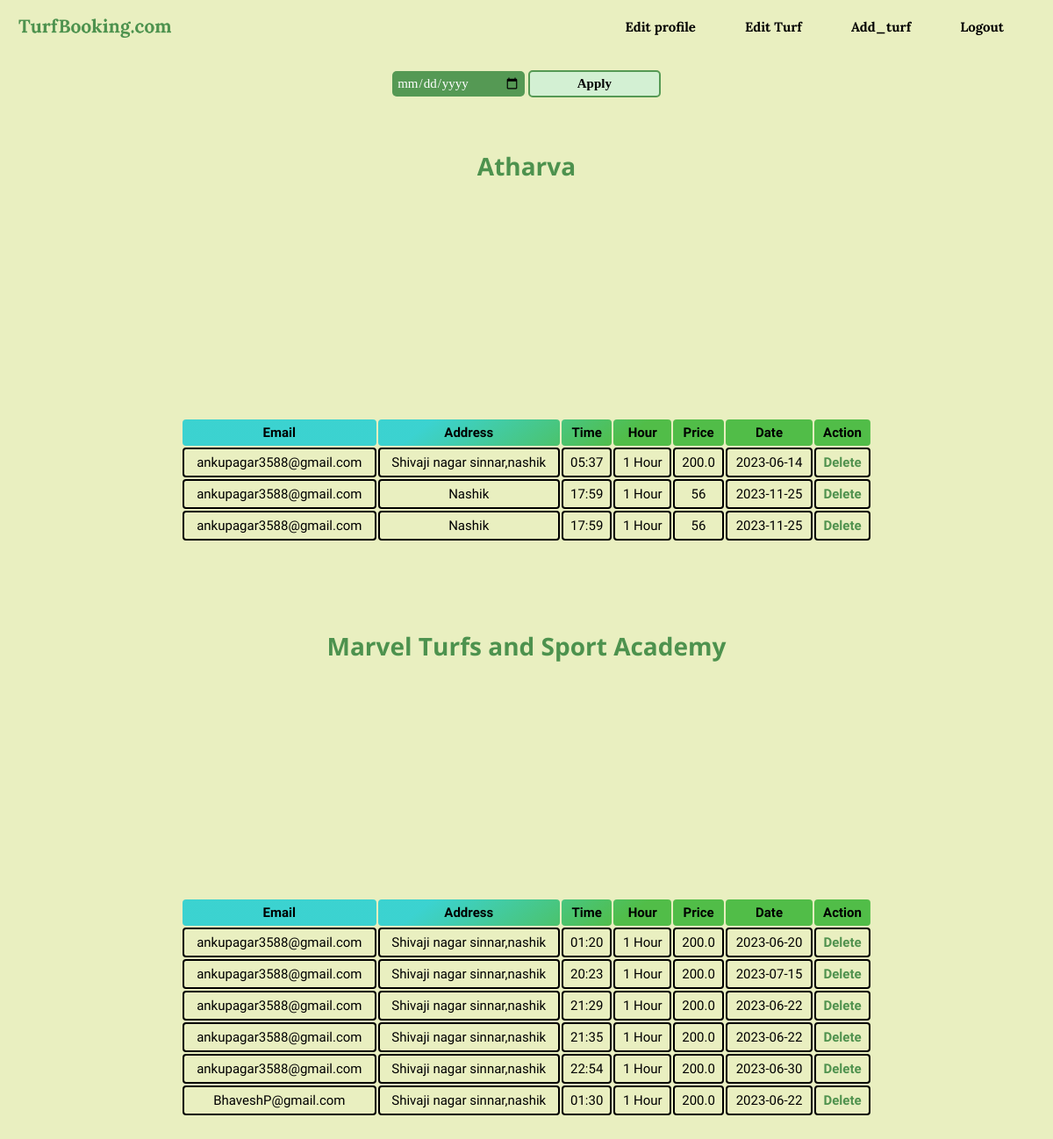
Page /Owner/Dash.php (signed in) on the committed database.
### tables this page shows
CREATE TABLE `book_turf` (
  `email` varchar(100) NOT NULL,
  `address` varchar(50) NOT NULL,
  `time` varchar(50) NOT NULL,
  `tp` varchar(50) NOT NULL,
  `price` varchar(50) NOT NULL,
  `tname` varchar(50) NOT NULL,
  `date` date DEFAULT current_timestamp()
);

### Owner/Dash.php (the view, shortened to what this page needs)
<?php
include ("../connection.php");
?>
<!DOCTYPE html>
<html lang="en">
<head>
    <link rel="stylesheet" href="../css/regi.css">
    <link rel="stylesheet" href="../css/new_home.css">
    <link rel="stylesheet" href="../css/login.css">
    <link rel="stylesheet" href="../css/tab.css">
    <link rel="stylesheet" href="../css//turf.css">
</head>
<body>
<div class="header">
    <div class="left_header">
    <a href="../index.html"><img src="../images/logo1.png" alt=""></a>
    </div>
    <div class="right_header">
        <div class="menu">
            <li><a href="edit_profile.php">Edit profile</a></li>
            <li><a href="ed_turf.php">Edit Turf</a></li>
            <li><a href="Add_turf.php">Add_turf</a></li>
            <li><a href="o_logout.php">Logout</a></li>
        </div>
    </div>
</div>
<form class="fillf" method="post" action="<?php echo $_SERVER['PHP_SELF']; ?>">
   <input type="date" name="date" id="" >
   <input type="submit" value="Apply">
</form>
<?php
if (isset($_SESSION['OwnerLoggedIn'])) {
    $username = $_SESSION['OwnerLoggedIn'];
    try {
        $stmt = $conn->prepare("SELECT tname FROM turfs WHERE email = ?");
        $stmt->execute([$username]);
        $tname_arr = $stmt->fetchAll(PDO::FETCH_COLUMN);
        foreach ($tname_arr as $tname) {
            $stmt1 = $conn->prepare("SELECT * FROM book_turf WHERE tname = ?");
            $stmt1->execute([$tname]);
            $results = $stmt1->fetchAll(PDO::FETCH_ASSOC);
            if (!empty($results)) {
                echo "<div class='headin'>";
                echo "<h1>$tname</h1>";
                echo "</div>";
                echo "<div class='table_contain'>";
                echo "<table class='tab'>";
                echo "<tr class='t_head'>";
                echo "<th>Email</th>";
                echo "<th>Address</th>";
                echo "<th>Time</th>";
                echo "<th>Hour</th>";
                echo "<th>Price</th>";
                echo "<th>Date</th>";
                echo "<th>Action</th>";
                echo "</tr>";
                foreach ($results as $row1) {
                    echo "<tr>";
                    echo "<td>{$row1['email']}</td>";
                    echo "<td>{$row1['address']}</td>";
                    echo "<td>{$row1['time']}</td>";
                    echo "<td>{$row1['tp']}</td>";
                    echo "<td>{$row1['price']}</td>";
                    echo "<td>{$row1['date']}</td>";
                    echo "<td><a onclick=\"del_confirm('Are you Sure want to delete this record?','delete.php?time={$row1['time']}&email={$row1['email']}&date={$row1['date']}')\" href='delete.php'>Delete</a></td>";
                    echo "</tr>";
                }
                echo "</table>";
                echo "</div>";
            }
        }
    } catch (PDOException $e) {
        echo "An error occurred: " . $e->getMessage();
    } finally {
        $conn = null;
    }
}
?>
</body>
</html>

### css/regi.css (style rules this page uses)
* { margin: 0; padding: 0; box-sizing: border-box; font-size: 15px; }
body { background-color: #B4E197; }
.header { display: flex; width: 100%; padding: 21px; }
.header .left_header { width: 50%; }
.header .left_header img { width: 30%; }
.header .right_header { width:50%; display:flex; }
.header .right_header .menu { display: flex; position: absolute; right: 0px; padding-right: 56px; }
.header .right_header .menu li { list-style: none; padding-left: 56px; }
.header .right_header .menu li a { text-decoration: none; color: rgb(0, 0, 0); font-family: 'Lora'; font-size: 15px; font-weight: bold; }

### css/new_home.css (style rules this page uses)
* { box-sizing: border-box; margin: 0; padding: 0; scroll-behavior: smooth; }

### css/tab.css (style rules this page uses)
* { margin: 0; padding: 0; box-sizing: border-box; }
.table_contain { display: flex; margin: auto; justify-content: center; width: 100%; padding-bottom: 52px; }
.table_contain .tab { width: 788px; margin-top: 47px; }
.table_contain .tab .t_head { background: linear-gradient(142deg, #32d1d1f2 34.68%, #51bd48 64.89%); }
.table_contain .tab tr th { color: black; margin-top: 47px; padding: 6px; font-family: 'KADWA'; border-radius: 4px; text-align-last: center; }
.table_contain .tab tr td { padding: 6px; color: black; border: 2px solid; border-radius: 4px; text-align-last: center; font-family: 'KADWA'; }
.table_contain .tab tr td a { font-family: Kadwa; text-decoration: none; color: #50924e; font-weight: bold; }
h1 { display: flex; padding: 13px; color: #488949; margin-top: 34px; margin-bottom: 208px; text-align: center; justify-content: center; }
.headin h1 { color: #4d924e; font-size: 28px; font-family: 'Open Sans'; }

### css/turf.css (style rules this page uses)
* { margin: 0; padding: 0; box-sizing: border-box; }
.fillf { padding: 12px; text-align: -webkit-center; }
.fillf input[type="date"] { border: none; border-radius: 5px; padding: 5px; font-family: 'Poppins'; width: 151px; color: white; background: #559954; }
.fillf input[type="submit"] { border: none; border-radius: 5px; padding: 5px; border: 2px solid #559954; font-family: 'Poppins'; width: 151px; font-weight: 900; color: rgb(0, 0, 0); background: #cdf1d7cc; backdrop-filter: blur(2px); transition: all 0.3s ease; }

### Owner/Dash.php (style rules this page uses)
body { background-color: #e9efc0; height: 100%; }

### rows in the picture
book_turf: email "ankupagar3588@gmail.com", address "Shivaji nagar sinnar,nashik", time "05:37", tp "1 Hour", price "200.0", date "2023-06-14"
book_turf: email "ankupagar3588@gmail.com", address "Nashik", time "17:59", tp "1 Hour", price "56", date "2023-11-25"
book_turf: email "ankupagar3588@gmail.com", address "Nashik", time "17:59", tp "1 Hour", price "56", date "2023-11-25"
book_turf: email "ankupagar3588@gmail.com", address "Shivaji nagar sinnar,nashik", time "01:20", tp "1 Hour", price "200.0", date "2023-06-20"
book_turf: email "ankupagar3588@gmail.com", address "Shivaji nagar sinnar,nashik", time "20:23", tp "1 Hour", price "200.0", date "2023-07-15"
book_turf: email "ankupagar3588@gmail.com", address "Shivaji nagar sinnar,nashik", time "21:29", tp "1 Hour", price "200.0", date "2023-06-22"
book_turf: email "ankupagar3588@gmail.com", address "Shivaji nagar sinnar,nashik", time "21:35", tp "1 Hour", price "200.0", date "2023-06-22"
book_turf: email "ankupagar3588@gmail.com", address "Shivaji nagar sinnar,nashik", time "22:54", tp "1 Hour", price "200.0", date "2023-06-30"
book_turf: email "BhaveshP@gmail.com", address "Shivaji nagar sinnar,nashik", time "01:30", tp "1 Hour", price "200.0", date "2023-06-22"

### other values in the picture
$tname "Atharva"
$tname "Marvel Turfs and Sport Academy"
